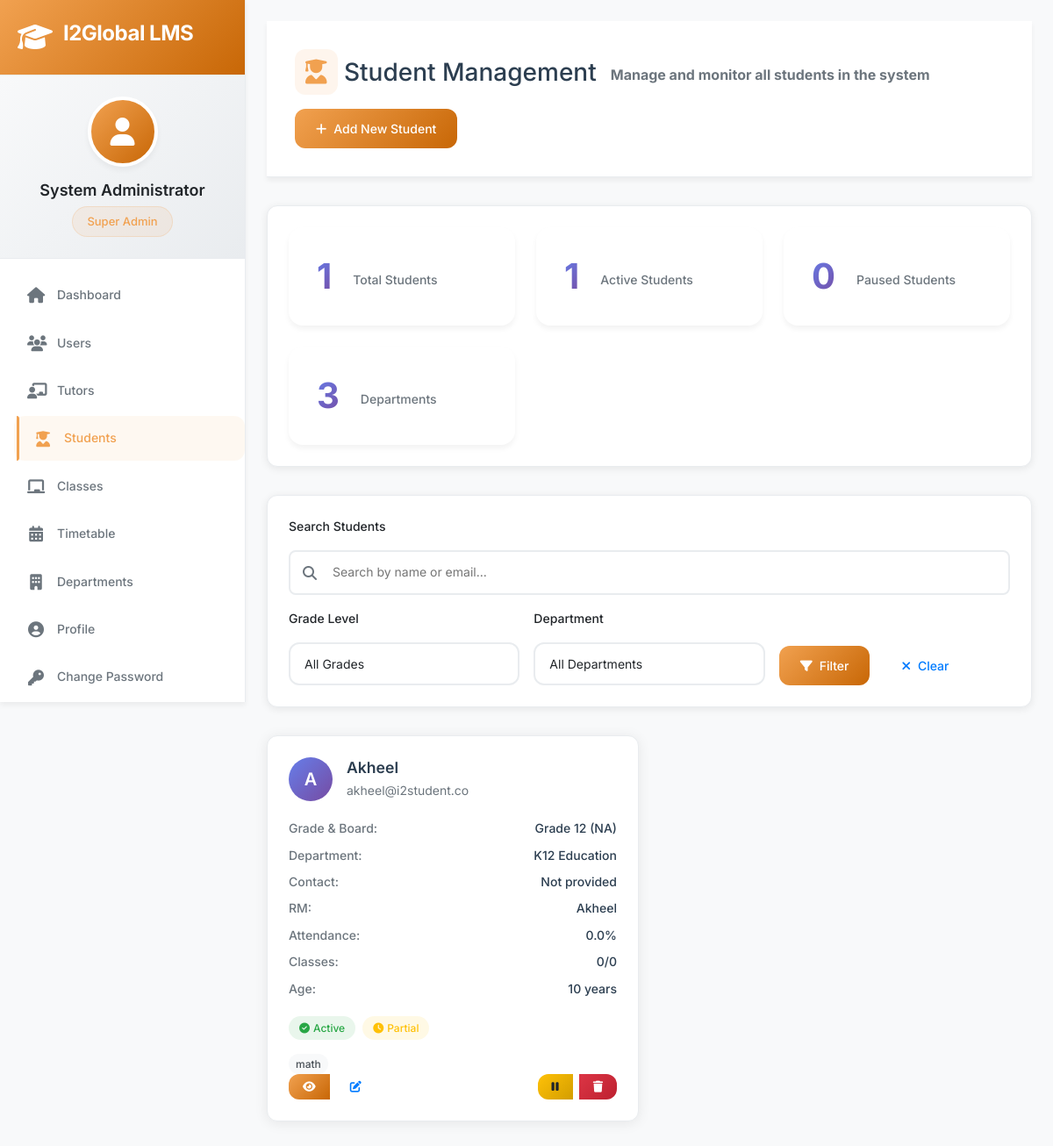
Page /admin/students (signed in) on the earlier database version.
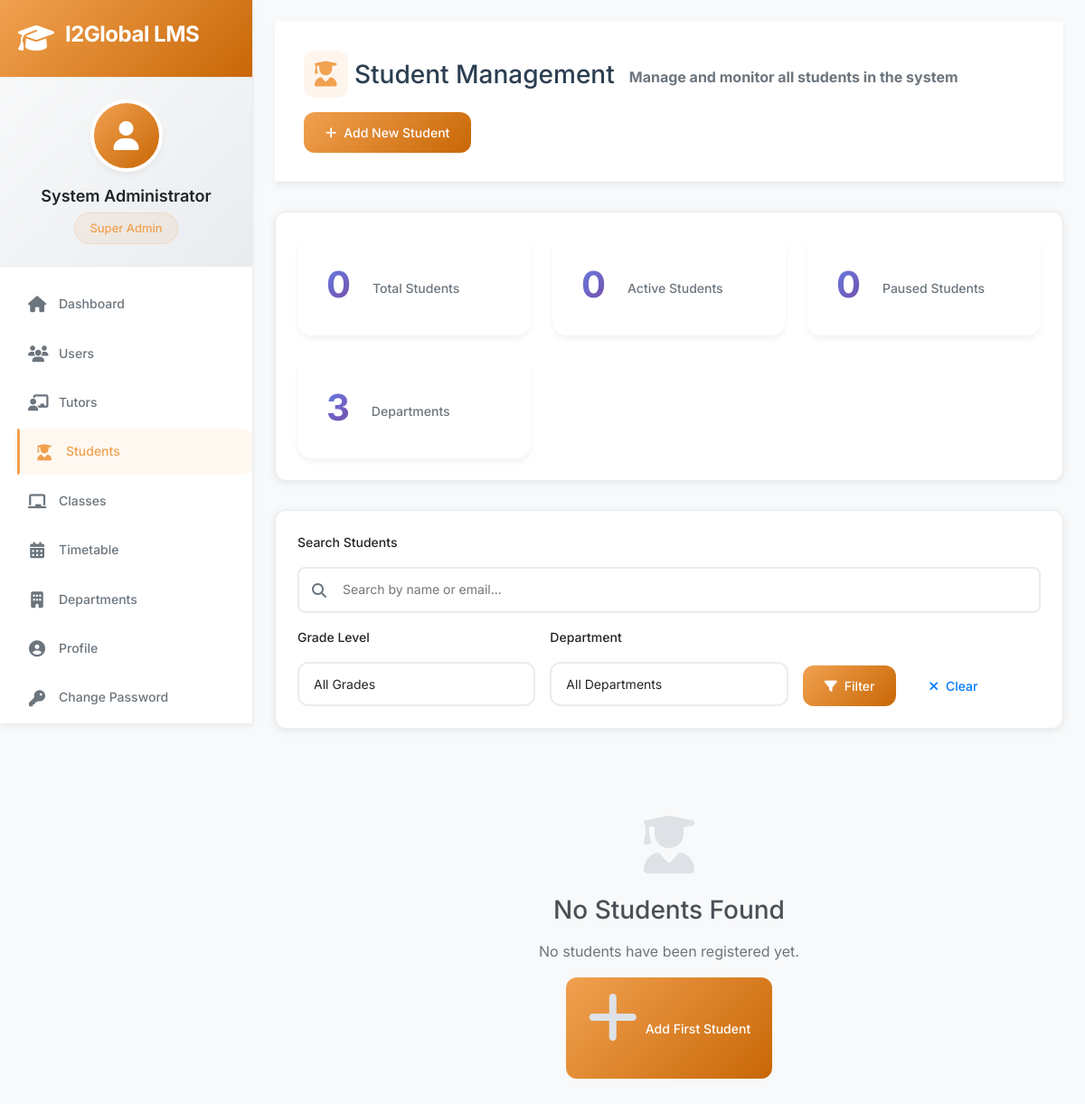
Same page on the later database version.
### app/models/student.py (models this page shows, shortened)
class Student(db.Model):
    __tablename__ = 'students'
    id = db.Column(db.Integer, primary_key=True)
    full_name = db.Column(db.String(100), nullable=False)
    email = db.Column(db.String(120), unique=True, nullable=False)
    phone = db.Column(db.String(20))
    date_of_birth = db.Column(db.Date)
    address = db.Column(db.Text)
    state = db.Column(db.String(50))
    pin_code = db.Column(db.String(10))
    grade = db.Column(db.String(10), nullable=False)
    board = db.Column(db.String(50), nullable=False)
    school_name = db.Column(db.String(200))
    academic_year = db.Column(db.String(20))
    course_start_date = db.Column(db.Date)
    parent_details = db.Column(db.Text)  # JSON with father and mother details
    academic_profile = db.Column(db.Text)  # JSON with learning preferences, hobbies, etc.
    subjects_enrolled = db.Column(db.Text)  # JSON array of subjects
    favorite_subjects = db.Column(db.Text)  # JSON array
    difficult_subjects = db.Column(db.Text)  # JSON array
    availability = db.Column(db.Text)  # JSON weekly schedule
    documents = db.Column(db.Text)  # JSON with document file paths
    department_id = db.Column(db.Integer, db.ForeignKey('departments.id'), nullable=False)
    relationship_manager = db.Column(db.String(100))  # RM name
    fee_structure = db.Column(db.Text)  # JSON with fee details
    is_active = db.Column(db.Boolean, default=True)
    enrollment_status = db.Column(db.String(20), default='active')  # active, paused, completed, dropped
    created_at = db.Column(db.DateTime, default=datetime.utcnow)
    last_class = db.Column(db.DateTime)
    total_classes = db.Column(db.Integer, default=0)
    attended_classes = db.Column(db.Integer, default=0)
    department = db.relationship('Department', backref='students', lazy=True)
    def get_subjects_enrolled(self):
        if self.subjects_enrolled:
            try:
                return json.loads(self.subjects_enrolled)
            except:
                return []
        return []
    def get_fee_structure(self):
        if self.fee_structure:
            try:
                return json.loads(self.fee_structure)
            except:
                return {}
        return {}
    def get_attendance_percentage(self):
        if self.total_classes == 0:
            return 0
        return (self.attended_classes / self.total_classes) * 100
    def get_fee_status(self):
        fee_structure = self.get_fee_structure()
        if not fee_structure:
            return 'unknown'
        total_fee = fee_structure.get('total_fee', 0)
        amount_paid = fee_structure.get('amount_paid', 0)
        if amount_paid >= total_fee:
            return 'paid'
        elif amount_paid > 0:
            return 'partial'
        else:
            return 'pending'
    def get_age(self):
        if self.date_of_birth:
            today = date.today()
            return today.year - self.date_of_birth.year - \
                   ((today.month, today.day) < (self.date_of_birth.month, self.date_of_birth.day))
        return None

### app/models/department.py (models this page shows, shortened)
class Department(db.Model):
    __tablename__ = 'departments'
    id = db.Column(db.Integer, primary_key=True)
    name = db.Column(db.String(50), unique=True, nullable=False)
    code = db.Column(db.String(10), unique=True, nullable=False)  # K12, TT, UPSKILL
    description = db.Column(db.Text)
    permissions = db.Column(db.Text)  # JSON string of permissions
    is_active = db.Column(db.Boolean, default=True)
    created_at = db.Column(db.DateTime, default=datetime.utcnow)
    created_by = db.Column(db.Integer, db.ForeignKey('users.id'))
    settings = db.Column(db.Text)  # JSON string for department-specific settings

### app/routes/admin.py (the view)
@bp.route('/students')
@login_required
@admin_required
def students():
    page = request.args.get('page', 1, type=int)
    grade_filter = request.args.get('grade', '')
    dept_filter = request.args.get('department', '', type=int)
    search = request.args.get('search', '')
    query = Student.query
    if grade_filter:
        query = query.filter_by(grade=grade_filter)
    if dept_filter:
        query = query.filter_by(department_id=dept_filter)
    if search:
        query = query.filter(Student.full_name.contains(search))
    students = query.order_by(Student.created_at.desc()).paginate(
        page=page, per_page=20, error_out=False
    )
    departments = Department.query.filter_by(is_active=True).all()
    return render_template('admin/students.html', students=students, departments=departments)

### app/models/user.py (called while the page is built, shortened)
@login.user_loader
def load_user(user_id):
    return User.query.get(int(user_id))

    def has_permission(self, permission):
        if self.role == 'superadmin':
            return True

    def get_role_display(self):
        role_map = {
            'superadmin': 'Super Admin',
            'admin': 'Admin',
            'coordinator': 'Coordinator',
            'tutor': 'Tutor'
        }
        return role_map.get(self.role, self.role.title())

### app/routes/admin.py (called while the page is built)
def admin_required(f):
    @wraps(f)
    def decorated_function(*args, **kwargs):
        if current_user.role not in ['superadmin', 'admin', 'coordinator']:
            flash('Access denied. Insufficient permissions.', 'error')
            return redirect(url_for('dashboard.index'))
        return f(*args, **kwargs)
    return decorated_function

### app/templates/admin/students.html (shortened to what the changed rows need)
{% extends "base.html" %}
{% block content %}
<div class="page-content">
    <div class="page-header">
        <div class="page-header-content">
            <div class="page-title">
                <h1><i class="fas fa-user-graduate"></i> Student Management</h1>
            </div>
        </div>
    </div>
    <div class="students-container">
        <div class="stats-section">
            <div class="stats-grid">
                <div class="stat-card">
                    <span class="stat-value">{{ students.total }}</span>
                    <span class="stat-label">Total Students</span>
                </div>
                <div class="stat-card">
                    <span class="stat-value">
                        {{ students.items | selectattr('enrollment_status', 'equalto', 'active') | list | length }}
                    </span>
                    <span class="stat-label">Active Students</span>
                </div>
            </div>
        </div>
        {% if students.items %}
        <div class="students-grid">
            {% for student in students.items %}
            <div class="student-card">
                <div class="student-header">
                    <div class="student-avatar">
                        {{ student.full_name[0].upper() }}
                    </div>
                    <div class="student-info">
                        <h3>{{ student.full_name }}</h3>
                        <p>{{ student.email }}</p>
                    </div>
                </div>
                <div class="student-details">
                    <div class="detail-row">
                        <span class="detail-label">Grade & Board:</span>
                        <span class="detail-value">Grade {{ student.grade }} ({{ student.board }})</span>
                    </div>
                    <div class="detail-row">
                        <span class="detail-label">Department:</span>
                        <span class="detail-value">{{ student.department.name if student.department else 'Not assigned' }}</span>
                    </div>
                    <div class="detail-row">
                        <span class="detail-label">Contact:</span>
                        <span class="detail-value">{{ student.phone or 'Not provided' }}</span>
                    </div>
                    <div class="detail-row">
                        <span class="detail-label">RM:</span>
                        <span class="detail-value">{{ student.relationship_manager or 'Not assigned' }}</span>
                    </div>
                    <div class="detail-row">
                        <span class="detail-label">Attendance:</span>
                        <span class="detail-value">{{ "%.1f"|format(student.get_attendance_percentage()) }}%</span>
                    </div>
                    <div class="detail-row">
                        <span class="detail-label">Classes:</span>
                        <span class="detail-value">{{ student.attended_classes }}/{{ student.total_classes }}</span>
                    </div>
                    <div class="detail-row">
                        <span class="detail-label">Age:</span>
                        <span class="detail-value">{{ student.get_age() or 'Unknown' }} years</span>
                    </div>
                </div>
                <div class="student-badges">
                    <div class="status-badge {{ student.enrollment_status }}">
                        {% if student.enrollment_status == 'active' %}
                            <i class="fas fa-check-circle"></i>
                        {% elif student.enrollment_status == 'paused' %}
                            <i class="fas fa-pause-circle"></i>
                        {% elif student.enrollment_status == 'completed' %}
                            <i class="fas fa-graduation-cap"></i>
                        {% else %}
                            <i class="fas fa-times-circle"></i>
                        {% endif %}
                        {{ student.enrollment_status.title() }}
                    </div>
                    <div class="status-badge fee-badge {{ student.get_fee_status() }}">
                        {% if student.get_fee_status() == 'paid' %}
                            <i class="fas fa-check-circle"></i> Paid
                        {% elif student.get_fee_status() == 'partial' %}
                            <i class="fas fa-clock"></i> Partial
                        {% else %}
                            <i class="fas fa-exclamation-circle"></i> Pending
                        {% endif %}
                    </div>
                </div>
                {% if student.get_subjects_enrolled() %}
                <div class="subjects-list">
                    {% for subject in student.get_subjects_enrolled()[:3] %}
                        <span class="subject-tag">{{ subject }}</span>
                    {% endfor %}
                </div>
                {% endif %}
                <div class="student-actions">
                    <div class="btn-group">
                        <a href="{{ url_for('admin.student_details', student_id=student.id) }}"
                           class="btn btn-primary btn-sm" title="View Details">
                            <i class="fas fa-eye"></i>
                        </a>
                        <a href="{{ url_for('admin.edit_student', student_id=student.id) }}"
                           class="btn btn-outline btn-sm" title="Edit Student">
                            <i class="fas fa-edit"></i>
                        </a>
                    </div>
                    <div class="btn-group">
                        {% if student.is_active %}
                            <button type="button" class="btn btn-warning btn-sm"
                                    onclick="toggleStudentStatus({{ student.id }}, false)"
                                    title="Deactivate Student">
                                <i class="fas fa-pause"></i>
                            </button>
                        {% else %}
                            <button type="button" class="btn btn-success btn-sm"
                                    onclick="toggleStudentStatus({{ student.id }}, true)"
                                    title="Activate Student">
                                <i class="fas fa-play"></i>
                            </button>
                        {% endif %}
                        {% if current_user.role == 'superadmin' %}
                        <button type="button" class="btn btn-danger btn-sm"
                                onclick="deleteStudent({{ student.id }}, '{{ student.full_name }}')"
                                title="Delete Student">
                            <i class="fas fa-trash"></i>
                        </button>
                        {% endif %}
                    </div>
                </div>
            </div>
            {% endfor %}
        </div>
        {% else %}
        <div class="no-students">
            <i class="fas fa-user-graduate"></i>
            <h3>No Students Found</h3>
            {% if request.args.get('search') or request.args.get('grade') or request.args.get('department') %}
                <p>No students match your current filters. Try adjusting your search criteria.</p>
                <a href="{{ url_for('admin.students') }}" class="btn btn-outline">Clear Filters</a>
            {% else %}
                <p>No students have been registered yet.</p>
                <a href="{{ url_for('admin.register_student') }}" class="btn btn-primary">
                    <i class="fas fa-plus"></i> Add First Student
                </a>
            {% endif %}
        </div>
        {% endif %}
    </div>
</div>
{% endblock %}

Differences in the rows shown:
removed Student: full_name "A", full_name "Akheel", email "akheel@i2student.co", grade "12", board "NA", department "K12 Education", phone "Not provided", relationship_manager "Akheel", get_attendance_percentage "0.0", attended_classes "0", total_classes "0", date_of_birth "10", enrollment_status "Active", shows "Partial", 3 "math"
Other differences:
{{ students.total }}: "1" → "0"
text no longer shown: "1"
text now shown: "0 No Students Found No students have been registered yet. Add First Student"
